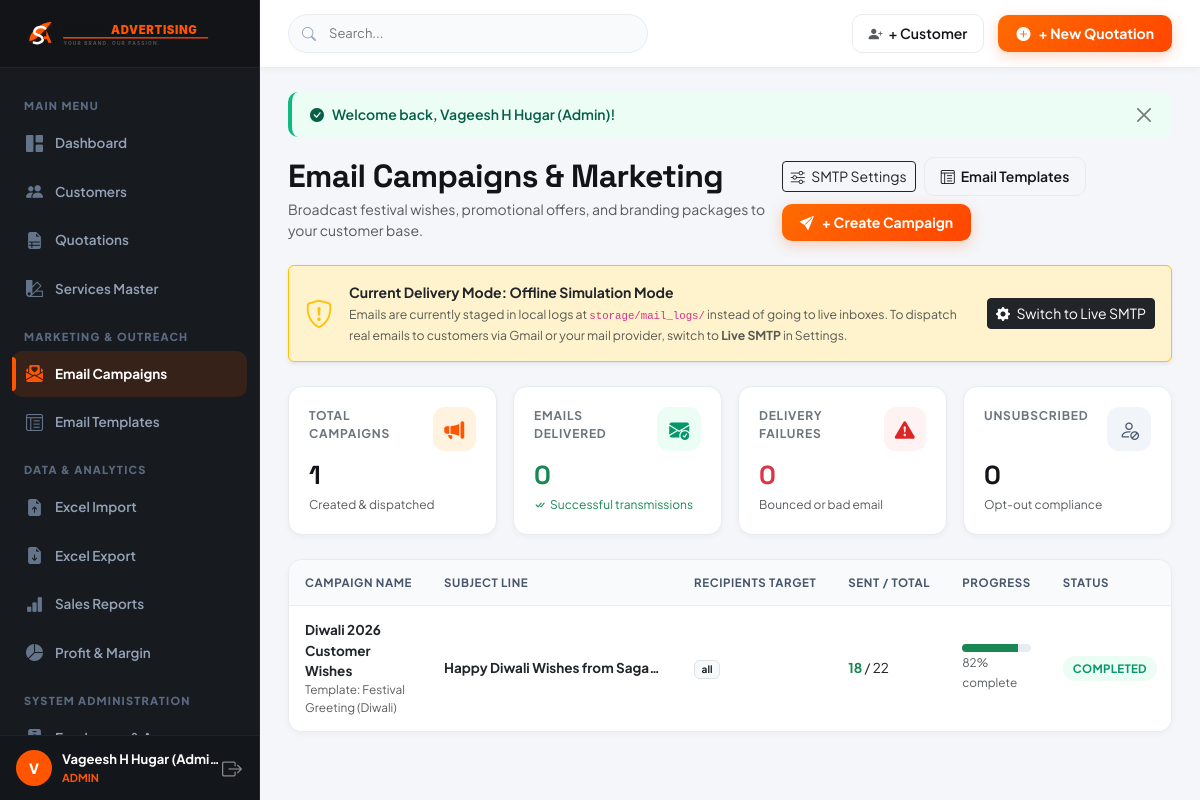
The page /campaigns (signed in) on the database its author committed.
### tables this page shows
CREATE TABLE `email_campaigns` (
  `id` int(11) NOT NULL AUTO_INCREMENT,
  `name` varchar(200) NOT NULL,
  `subject` varchar(255) NOT NULL,
  `template_id` int(11) DEFAULT NULL,
  `from_name` varchar(150) DEFAULT 'Sagar Advertising',
  `from_email` varchar(191) DEFAULT 'sagaradvertising7@gmail.com',
  `body_html` longtext NOT NULL,
  `recipient_filter` varchar(255) DEFAULT 'all',
  `total_recipients` int(11) DEFAULT 0,
  `pending_count` int(11) DEFAULT 0,
  `sent_count` int(11) DEFAULT 0,
  `failed_count` int(11) DEFAULT 0,
  `status` enum('draft','scheduled','queued','processing','paused','completed','cancelled') DEFAULT 'draft',
  `scheduled_at` datetime DEFAULT NULL,
  `created_at` datetime DEFAULT current_timestamp(),
  PRIMARY KEY (`id`),
  KEY `template_id` (`template_id`),
  CONSTRAINT `email_campaigns_ibfk_1` FOREIGN KEY (`template_id`) REFERENCES `email_templates` (`id`) ON DELETE SET NULL
);

CREATE TABLE `email_templates` (
  `id` int(11) NOT NULL AUTO_INCREMENT,
  `name` varchar(150) NOT NULL,
  `category` enum('festival','promotional','quotation','custom') DEFAULT 'custom',
  `subject` varchar(255) NOT NULL,
  `body_html` longtext NOT NULL,
  `variables_hint` varchar(255) DEFAULT '{{customer_name}}, {{company_name}}, {{email}}, {{phone}}, {{city}}',
  `created_at` datetime DEFAULT current_timestamp(),
  PRIMARY KEY (`id`)
);

### backend/core/View.php (called while the page is built, shortened)
<?php
class View {
    public static function render(string $viewPath, array $data = [], string $layout = 'default'): void {
        extract($data, EXTR_SKIP);
        $viewFile = ROOT_PATH . '/views/' . ltrim($viewPath, '/') . '.php';
        require ROOT_PATH . '/views/layouts/header.php';
        require $viewFile;
        require ROOT_PATH . '/views/layouts/footer.php';
    }
}

### backend/core/Controller.php (called while the page is built, shortened)
<?php
require_once ROOT_PATH . '/config/config.php';
require_once ROOT_PATH . '/config/database.php';
require_once __DIR__ . '/View.php';
abstract class Controller {
    protected function view(string $viewPath, array $data = [], string $layout = 'default'): void {
        View::render($viewPath, $data, $layout);
    }
}

### backend/controllers/CampaignController.php (called while the page is built, shortened)
<?php
require_once ROOT_PATH . '/backend/core/Controller.php';
class CampaignController extends Controller {
    public function index(): void {
        $campaigns = DB::fetchAll(
            "SELECT c.*, t.name as template_name
             FROM `email_campaigns` c
             LEFT JOIN `email_templates` t ON c.template_id = t.id
             ORDER BY c.created_at DESC"
        );
        $templates = DB::fetchAll("SELECT * FROM `email_templates` ORDER BY category ASC, name ASC");
        $totalSent = (int)DB::fetchColumn("SELECT COUNT(*) FROM `email_logs` WHERE status = 'sent'");
        $totalFailed = (int)DB::fetchColumn("SELECT COUNT(*) FROM `email_logs` WHERE status = 'failed'");
        $unsubs = (int)DB::fetchColumn("SELECT COUNT(*) FROM `email_unsubscribes`");
        $smtpMode = DB::fetchColumn("SELECT setting_value FROM `settings` WHERE setting_key = 'smtp_mode'") ?: 'simulate';
        $smtpHost = DB::fetchColumn("SELECT setting_value FROM `settings` WHERE setting_key = 'smtp_host'") ?: 'smtp.gmail.com';
        $smtpUser = DB::fetchColumn("SELECT setting_value FROM `settings` WHERE setting_key = 'smtp_username'") ?: 'sagaradvertising7@gmail.com';
        $this->view('campaigns/index', [
            'campaigns'   => $campaigns,
            'templates'   => $templates,
            'totalSent'   => $totalSent,
            'totalFailed' => $totalFailed,
            'unsubs'      => $unsubs,
            'smtpMode'    => $smtpMode,
            'smtpHost'    => $smtpHost,
            'smtpUser'    => $smtpUser
        ]);
    }
}

### index.php (called while the page is built, shortened)
<?php
require_once __DIR__ . '/config/config.php';
App::run();

### config/database.php (called while the page is built, shortened)
<?php
class DB {
    private static ?PDO $instance = null;
    public static function connect(): PDO {
        if (self::$instance === null) {
            $host = getenv('DB_HOST') ?: '127.0.0.1';
            $port = getenv('DB_PORT') ?: '3306';
            $dbname = getenv('DB_NAME') ?: 'sagar_advertising_crm';
            $user = getenv('DB_USER') ?: 'root';
            $pass = getenv('DB_PASS') ?: '';
            try {
                self::$instance = new PDO(
                    "mysql:host={$host};port={$port};dbname={$dbname};charset=utf8mb4",
                    $user,
                    $pass,
                    [
                        PDO::ATTR_ERRMODE            => PDO::ERRMODE_EXCEPTION,
                        PDO::ATTR_DEFAULT_FETCH_MODE => PDO::FETCH_ASSOC,
                        PDO::ATTR_EMULATE_PREPARES   => false,
                    ]
                );
            } catch (PDOException $e) {
                http_response_code(500);
                die("Database Connection Error: " . $e->getMessage());
            }
        }
        return self::$instance;
    }
    public static function query(string $sql, array $params = []): PDOStatement {
        $stmt = self::connect()->prepare($sql);
        $stmt->execute($params);
        return $stmt;
    }
    public static function fetchAll(string $sql, array $params = []): array {
        return self::query($sql, $params)->fetchAll();
    }
}

### views/campaigns/index.php (the view, shortened to what this page needs)
<div class="d-flex flex-column flex-md-row justify-content-between align-items-md-center gap-3 mb-4">
    <div>
        <h2 class="fw-black mb-1" style="font-family: 'Space Grotesk', sans-serif;">Email Campaigns & Marketing</h2>
        <p class="text-muted mb-0">Broadcast festival wishes, promotional offers, and branding packages to your customer base.</p>
    </div>
    <div class="d-flex align-items-center gap-2 flex-wrap">
        <a href="<?= url('settings') ?>" class="btn btn-outline-dark btn-sm">
            <i class="bi bi-sliders me-1"></i>
            <span>SMTP Settings</span>
        </a>
        <a href="<?= url('campaigns/templates') ?>" class="btn-brand-outline">
            <i class="bi bi-layout-text-window-reverse"></i>
            <span>Email Templates</span>
        </a>
        <a href="<?= url('campaigns/builder') ?>" class="btn-brand-primary">
            <i class="bi bi-send-fill"></i>
            <span>+ Create Campaign</span>
        </a>
    </div>
</div>
<?php if (($smtpMode ?? 'simulate') === 'simulate'): ?>
    <div class="alert alert-warning border-warning shadow-sm d-flex flex-column flex-md-row align-items-md-center justify-content-between gap-3 mb-4">
        <div class="d-flex align-items-center gap-3">
            <div class="fs-3 text-warning"><i class="bi bi-shield-exclamation"></i></div>
            <div>
                <strong class="d-block text-dark">Current Delivery Mode: Offline Simulation Mode</strong>
                <span class="text-muted small">
                    Emails are currently staged in local logs at <code>storage/mail_logs/</code> instead of going to live inboxes.
                    To dispatch real emails to customers via Gmail or your mail provider, switch to <strong>Live SMTP</strong> in Settings.
                </span>
            </div>
        </div>
        <div>
            <a href="<?= url('settings') ?>" class="btn btn-sm btn-dark text-nowrap">
                <i class="bi bi-gear-fill me-1"></i> Switch to Live SMTP
            </a>
        </div>
    </div>
<?php endif; ?>
<div class="row g-3 mb-4">
    <div class="col-6 col-md-3">
        <div class="stat-card">
            <div class="stat-header">
                <span class="stat-title">Total Campaigns</span>
                <div class="stat-icon" style="background:#FFF3E0; color:#FF5500;"><i class="bi bi-megaphone-fill"></i></div>
            </div>
            <div class="stat-value"><?= count($campaigns) ?></div>
            <div class="stat-subtitle text-muted">Created & dispatched</div>
        </div>
    </div>
    <div class="col-6 col-md-3">
        <div class="stat-card">
            <div class="stat-header">
                <span class="stat-title">Emails Delivered</span>
                <div class="stat-icon" style="background:#ECFDF5; color:#059669;"><i class="bi bi-envelope-check-fill"></i></div>
            </div>
            <div class="stat-value text-success"><?= $totalSent ?></div>
            <div class="stat-subtitle text-success"><i class="bi bi-check-all"></i> Successful transmissions</div>
        </div>
    </div>
    <div class="col-6 col-md-3">
        <div class="stat-card">
            <div class="stat-header">
                <span class="stat-title">Delivery Failures</span>
                <div class="stat-icon" style="background:#FEF2F2; color:#DC2626;"><i class="bi bi-exclamation-triangle-fill"></i></div>
            </div>
            <div class="stat-value text-danger"><?= $totalFailed ?></div>
            <div class="stat-subtitle text-muted">Bounced or bad email</div>
        </div>
    </div>
    <div class="col-6 col-md-3">
        <div class="stat-card">
            <div class="stat-header">
                <span class="stat-title">Unsubscribed</span>
                <div class="stat-icon" style="background:#F1F5F9; color:#475569;"><i class="bi bi-person-slash"></i></div>
            </div>
            <div class="stat-value"><?= $unsubs ?></div>
            <div class="stat-subtitle text-muted">Opt-out compliance</div>
        </div>
    </div>
</div>
<div class="table-brand-wrap">
    <div class="table-responsive">
        <table class="table-brand table">
            <thead>
                <tr>
                    <th>Campaign Name</th>
                    <th>Subject Line</th>
                    <th>Recipients Target</th>
                    <th>Sent / Total</th>
                    <th>Progress</th>
                    <th>Status</th>
                </tr>
            </thead>
            <tbody>
                <?php if (empty($campaigns)): ?>
                    <tr>
                        <td colspan="8" class="text-center py-5 text-muted">No campaigns launched yet.</td>
                    </tr>
                <?php else: ?>
                    <?php foreach ($campaigns as $camp): ?>
                    <?php
                        $total = max(1, $camp['total_recipients']);
                        $percent = min(100, round(($camp['sent_count'] / $total) * 100));
                    ?>
                    <tr>
                        <td>
                            <a href="<?= url('campaigns/queue?id=' . $camp['id']) ?>" class="fw-bold text-dark text-decoration-none">
                                <?= e($camp['name']) ?>
                            </a>
                            <?php if ($camp['template_name']): ?>
                                <div class="small text-muted">Template: <?= e($camp['template_name']) ?></div>
                            <?php endif; ?>
                        </td>
                        <td style="max-width: 250px;" class="text-truncate fw-bold text-dark" title="<?= e($camp['subject']) ?>">
                            <?= e($camp['subject']) ?>
                        </td>
                        <td>
                            <span class="badge bg-light text-dark border"><?= e($camp['recipient_filter']) ?></span>
                        </td>
                        <td>
                            <strong class="text-success"><?= $camp['sent_count'] ?></strong> / <span><?= $camp['total_recipients'] ?></span>
                        </td>
                        <td style="width: 140px;">
                            <div class="progress" style="height: 8px;">
                                <div class="progress-bar bg-success" role="progressbar" style="width: <?= $percent ?>%;" aria-valuenow="<?= $percent ?>" aria-valuemin="0" aria-valuemax="100"></div>
                            </div>
                            <span class="small text-muted"><?= $percent ?>% complete</span>
                        </td>
                        <td>
                            <?= get_status_badge($camp['status']) ?>
                        </td>
                    </tr>
                    <?php endforeach; ?>
                <?php endif; ?>
            </tbody>
        </table>
    </div>
</div>

### config/config.php (shortened to what this page needs)
<?php
function url(string $path = ''): string {
    $trimmed = ltrim($path, '/');
    return BASE_URL . ($trimmed ? '/' . $trimmed : '');
}
function e(?string $string): string {
    return htmlspecialchars((string)$string, ENT_QUOTES, 'UTF-8');
}
function get_status_badge(string $status): string {
    $badges = [
        'Draft'            => 'badge-draft',
        'Sent'             => 'badge-sent',
        'Viewed'           => 'badge-viewed',
        'Under Discussion' => 'badge-discussion',
        'Approved'         => 'badge-approved',
        'Rejected'         => 'badge-rejected',
        'Expired'          => 'badge-expired',
        'Converted'        => 'badge-converted',
        'Active'           => 'badge-active',
        'Lead'             => 'badge-lead',
        'Inactive'         => 'badge-inactive',
        'Lost'             => 'badge-lost',
        'pending'          => 'badge-pending',
        'completed'        => 'badge-completed',
        'scheduled'        => 'badge-scheduled',
        'queued'           => 'badge-queued',
        'processing'       => 'badge-processing',
        'paused'           => 'badge-paused'
    ];
    $cls = $badges[$status] ?? 'badge-secondary';
    return '<span class="status-badge ' . $cls . '">' . e($status) . '</span>';
}

### rows shown on the page
email_campaigns: failed_count "0", name "Diwali 2026 Customer Wishes", template.name "Festival Greeting (Diwali)", subject "Happy Diwali Wishes from Saga…", recipient_filter "all", sent_count "18", total_recipients "22", percent "82", status "COMPLETED"

### other values the page prints
substr($currentUser['name'] ?? 'U', 0, 1) "V"
$currentUser['name'] "Vageesh H Hugar (Admin)"
$currentUser['role'] "ADMIN"
$flash['message'] "Welcome back, Vageesh H Hugar (Admin)!"
count($campaigns) "1"
